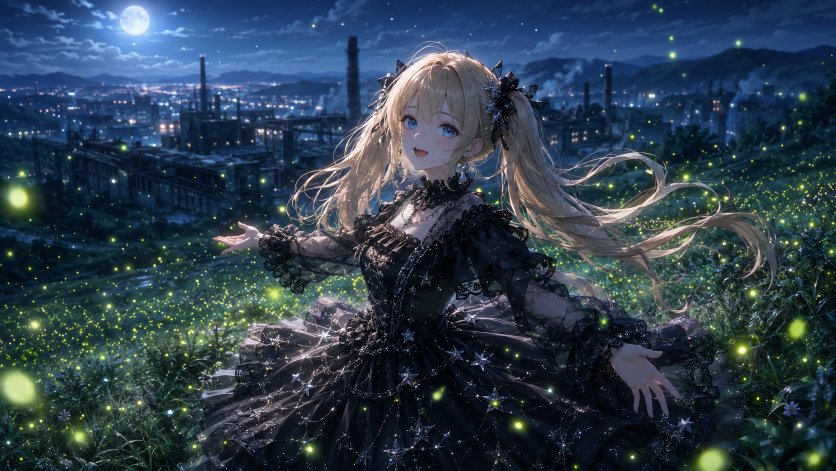
#> input picture shanchengxiaying/game/images/cg/cg_fireflies.png, 1672 x 941 px, found by its file name (shown at 1/2 size)
$ python make_title_bg.py
#> lines starting #> are read from the running program, lines starting #| are printed output that depends on the picture
"""
制作标题画面背景图：从 cg_fireflies.png 生成，叠加暗色渐变确保文字可读
"""
from PIL import Image, ImageDraw, ImageFilter, ImageFont
import os, math

SRC = r"D:\shanchengxiaying\shanchengxiaying\game\images\cg\cg_fireflies.png"
DST = r"D:\shanchengxiaying\shanchengxiaying\game\gui\main_menu.png"
DST_OVERLAY = r"D:\shanchengxiaying\shanchengxiaying\game\gui\overlay\main_menu.png"

# 打开原图
img = Image.open(SRC).convert('RGBA')
w, h = img.size
#> w = 1672; h = 941
print(f"Source: {w}x{h}")
#| Source: 1672x941

# 调整为 1280x720 (如果不等比例则裁剪中心)
target_w, target_h = 1280, 720

# 先裁剪为 16:9
src_ratio = w / h
#> src_ratio = 1.78
target_ratio = target_w / target_h

if src_ratio > target_ratio:
    # 原图更宽，裁剪左右
    new_w = int(h * target_ratio)
    offset = (w - new_w) // 2
    img = img.crop((offset, 0, offset + new_w, h))
else:
    # 原图更高，裁剪上下
    new_h = int(w / target_ratio)
#> new_h = 940
    offset = (h - new_h) // 2
#> offset = 0
    img = img.crop((0, offset, w, offset + new_h))
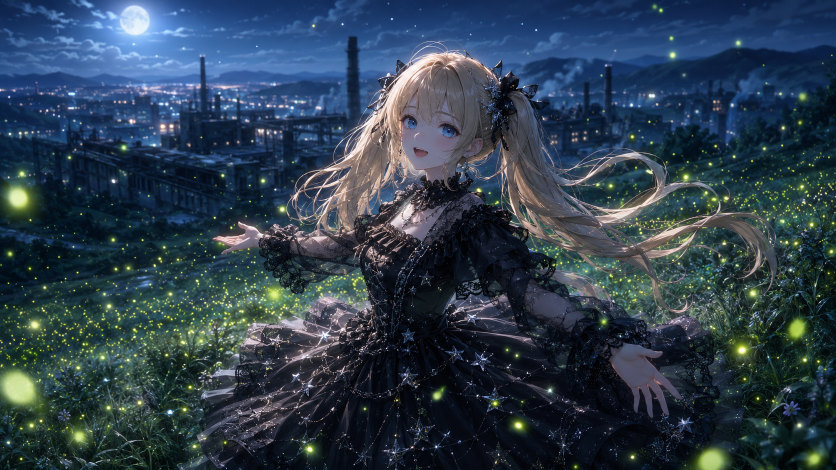
#> img: PIL image 1672x940 RGBA (shown at 1/2 size); mean R, G, B, A 46.5, 63.1, 78, 255

img = img.resize((target_w, target_h), Image.LANCZOS)
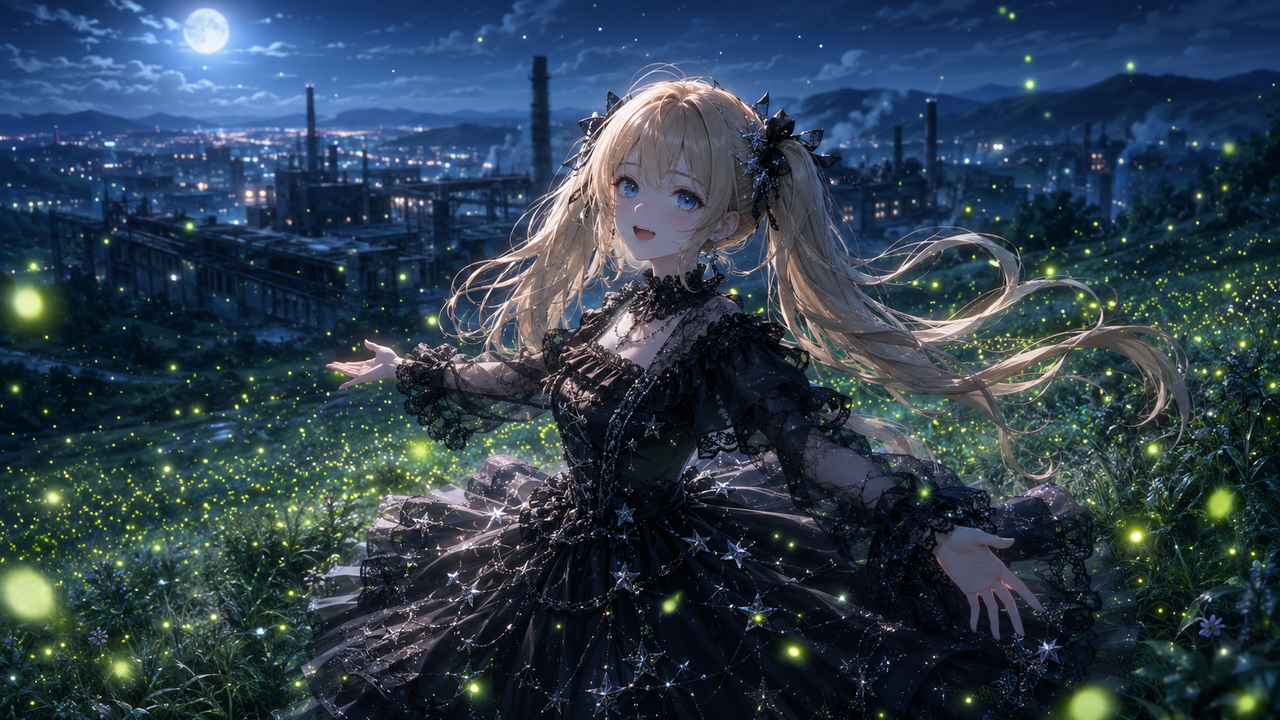
#> img: PIL image 1280x720 RGBA; mean R, G, B, A 46.5, 63.1, 78, 255
print(f"Resized to: {img.size}")
#| Resized to: (1280, 720)

# 覆盖一层半透明暗色渐变（底部深色区域供文字阅读）
overlay = Image.new('RGBA', (target_w, target_h), (0, 0, 0, 0))
#> overlay: PIL image 1280x720 RGBA; every value is 0
draw = ImageDraw.Draw(overlay)

# 从 y=400 到 y=720 渐变加深
for y in range(400, target_h):
    alpha = int(50 + 155 * (y - 400) / (target_h - 400))
    draw.line([(0, y), (target_w, y)], fill=(0, 0, 0, alpha))

# 顶部也加一点暗色（让标题更明显）
for y in range(0, 160):
    alpha = int(120 * (1 - y / 160))
    draw.line([(0, y), (target_w, y)], fill=(0, 0, 0, alpha))

img = Image.alpha_composite(img, overlay)
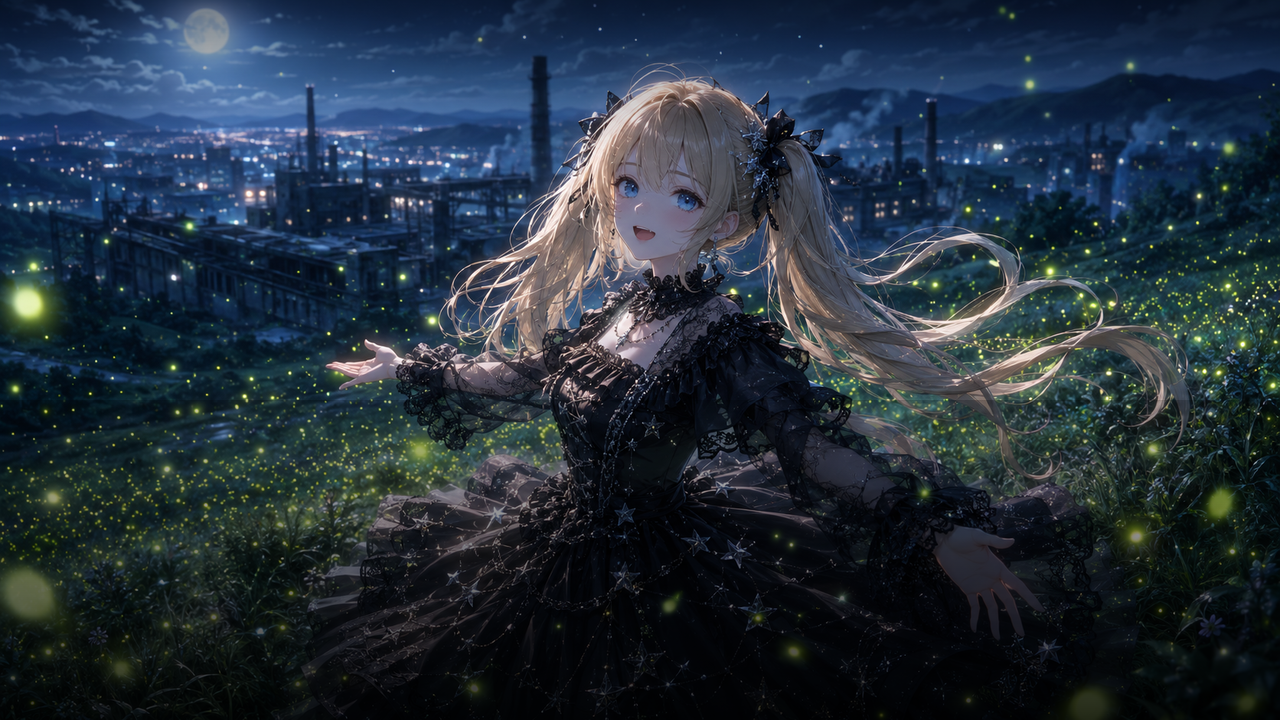
#> img: PIL image 1280x720 RGBA; mean R, G, B, A 36, 48.4, 60.4, 255

# 保存主背景
img.save(DST, 'PNG')
print(f"Saved: {DST}")

# 生成 overlay（左侧菜单框用半透明底）
overlay2 = Image.new('RGBA', (420, target_h), (0, 0, 0, 140))
overlay2.save(DST_OVERLAY, 'PNG')
print(f"Saved: {DST_OVERLAY}")

$ run again, with shanchengxiaying/game/images/cg/cg_all_night_work.png copied over shanchengxiaying/game/images/cg/cg_fireflies.png
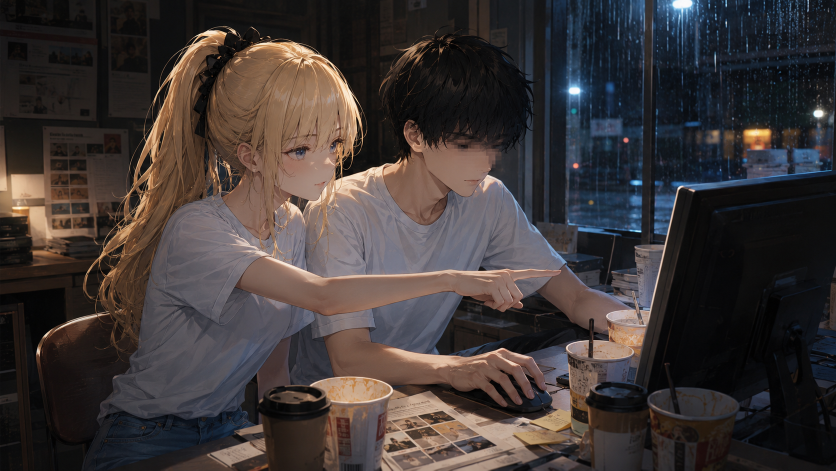
#> input picture shanchengxiaying/game/images/cg/cg_all_night_work.png, 1672 x 941 px, found by its file name (shown at 1/2 size)
#| Source: 1672x941
#> `img = img.resize((target_w, target_h), Image.LANCZOS)`:
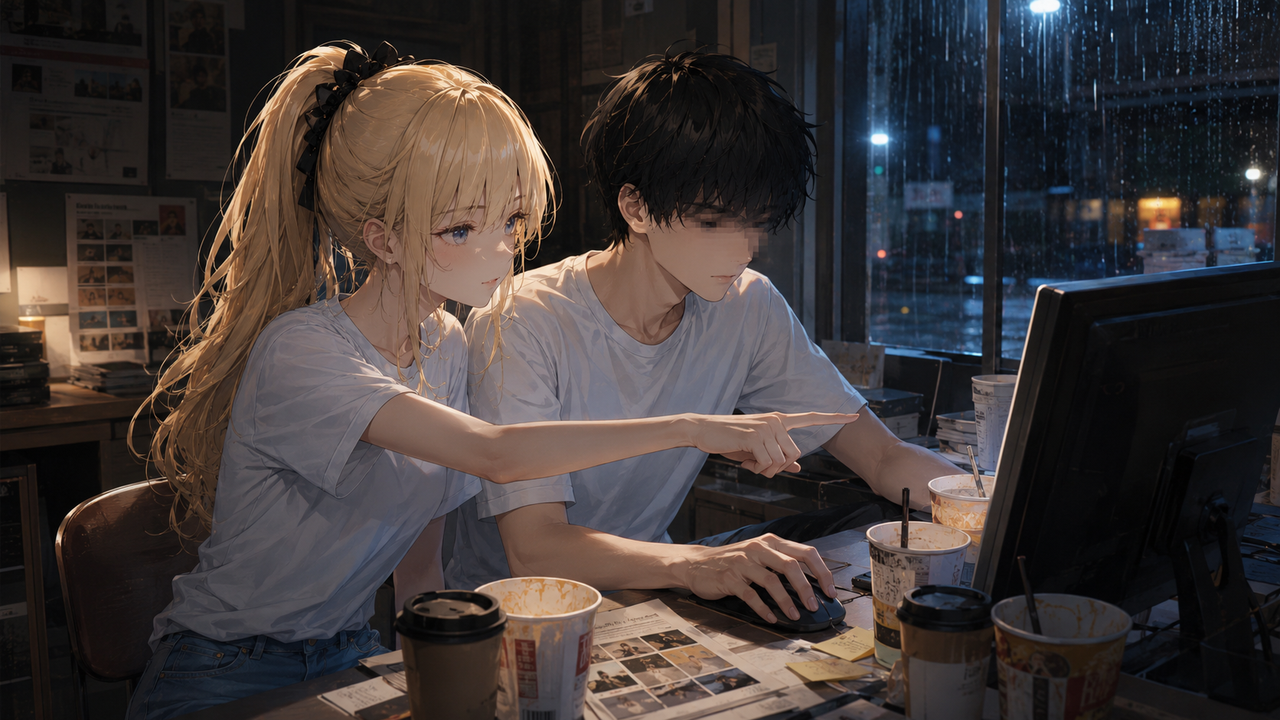
#> img: PIL image 1280x720 RGBA; mean R, G, B, A 63, 55.7, 54.7, 255
#| Resized to: (1280, 720)
#> overlay: PIL image 1280x720 RGBA; every value is 0
#> `img = Image.alpha_composite(img, overlay)`:
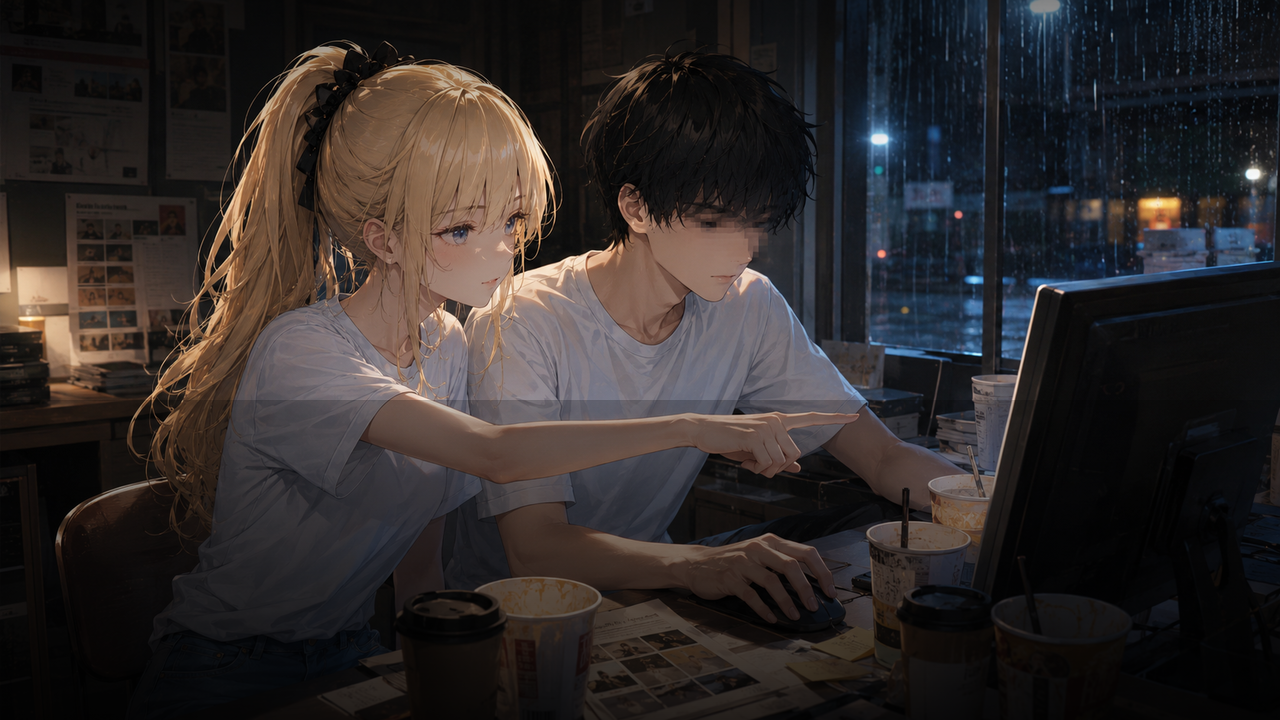
#> img: PIL image 1280x720 RGBA; mean R, G, B, A 47.2, 41.9, 41.1, 255

$ run again, with shanchengxiaying/game/images/cg/cg_birthday_gift.png copied over shanchengxiaying/game/images/cg/cg_fireflies.png
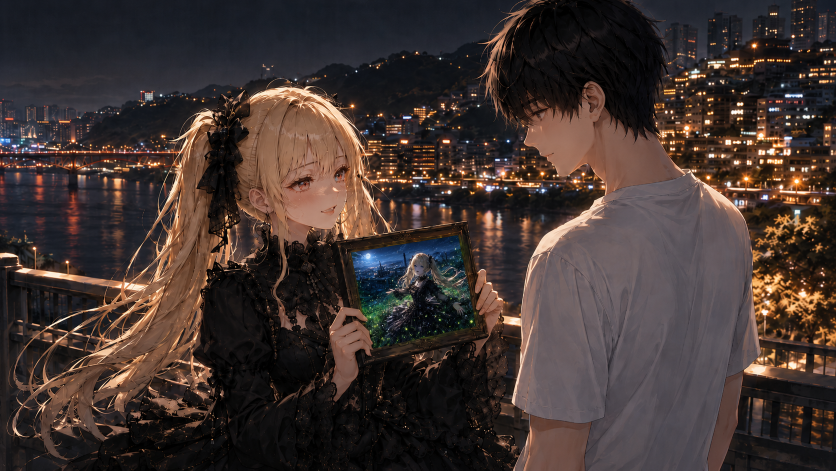
#> input picture shanchengxiaying/game/images/cg/cg_birthday_gift.png, 1672 x 941 px, found by its file name (shown at 1/2 size)
#| Source: 1672x941
#> `img = img.resize((target_w, target_h), Image.LANCZOS)`:
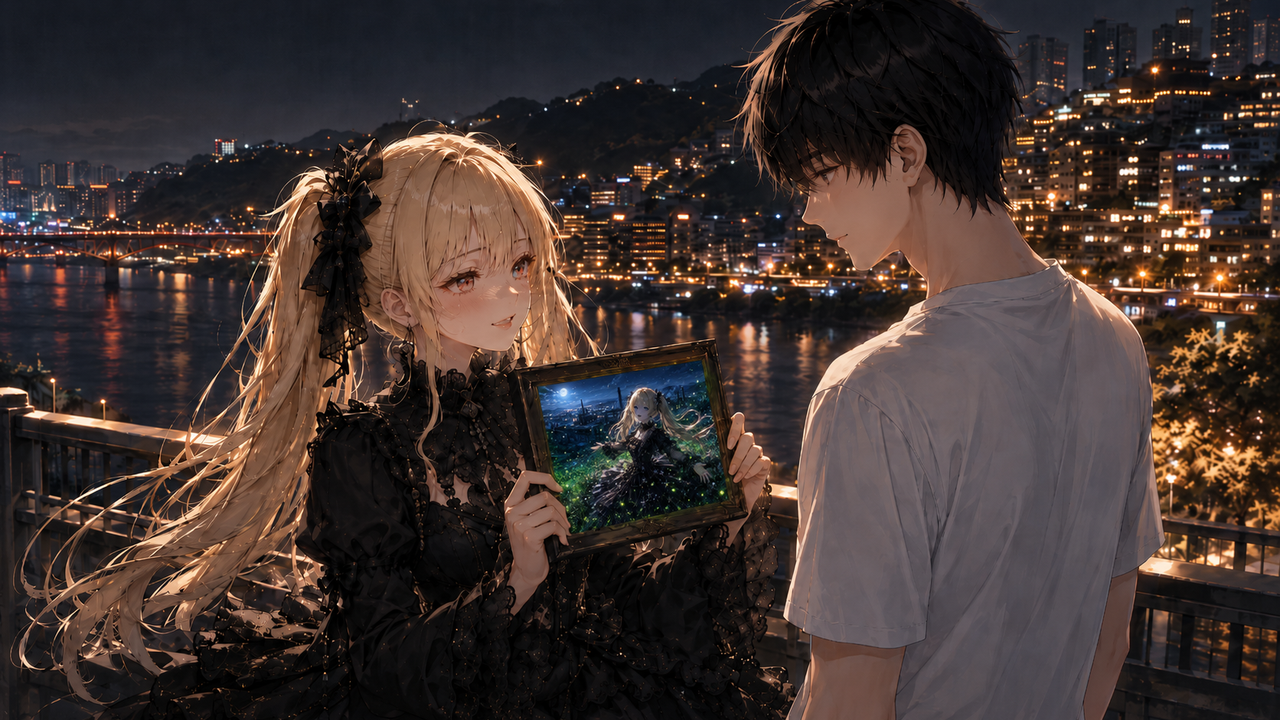
#> img: PIL image 1280x720 RGBA; mean R, G, B, A 65.6, 52.6, 48.9, 255
#| Resized to: (1280, 720)
#> overlay: PIL image 1280x720 RGBA; every value is 0
#> `img = Image.alpha_composite(img, overlay)`:
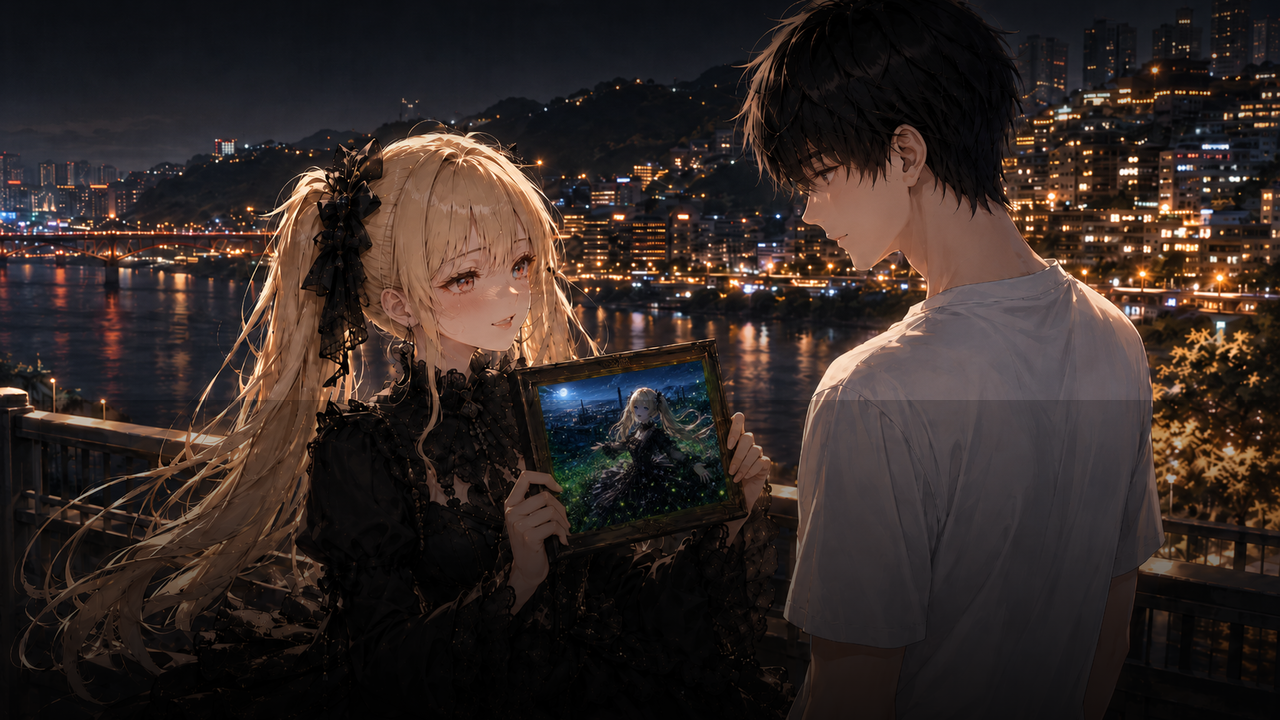
#> img: PIL image 1280x720 RGBA; mean R, G, B, A 51.1, 40.5, 37.2, 255

$ run again, with shanchengxiaying/game/images/cg/cg_ch5_confession.png copied over shanchengxiaying/game/images/cg/cg_fireflies.png
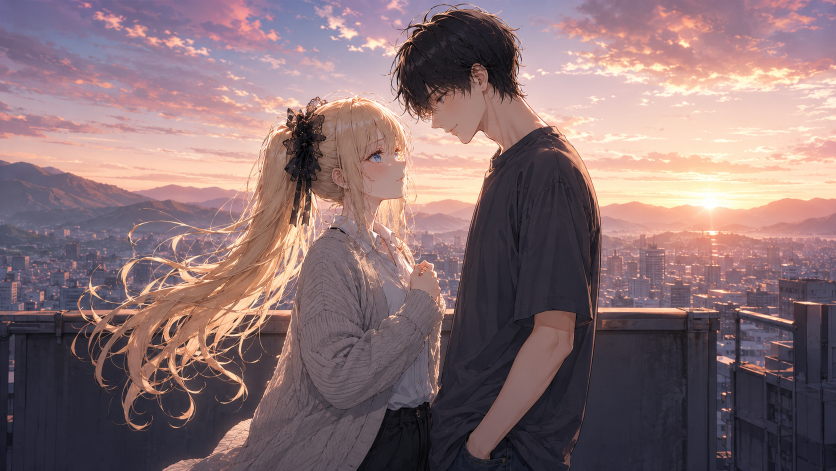
#> input picture shanchengxiaying/game/images/cg/cg_ch5_confession.png, 1672 x 941 px, found by its file name (shown at 1/2 size)
#| Source: 1672x941
#> `img = img.resize((target_w, target_h), Image.LANCZOS)`:
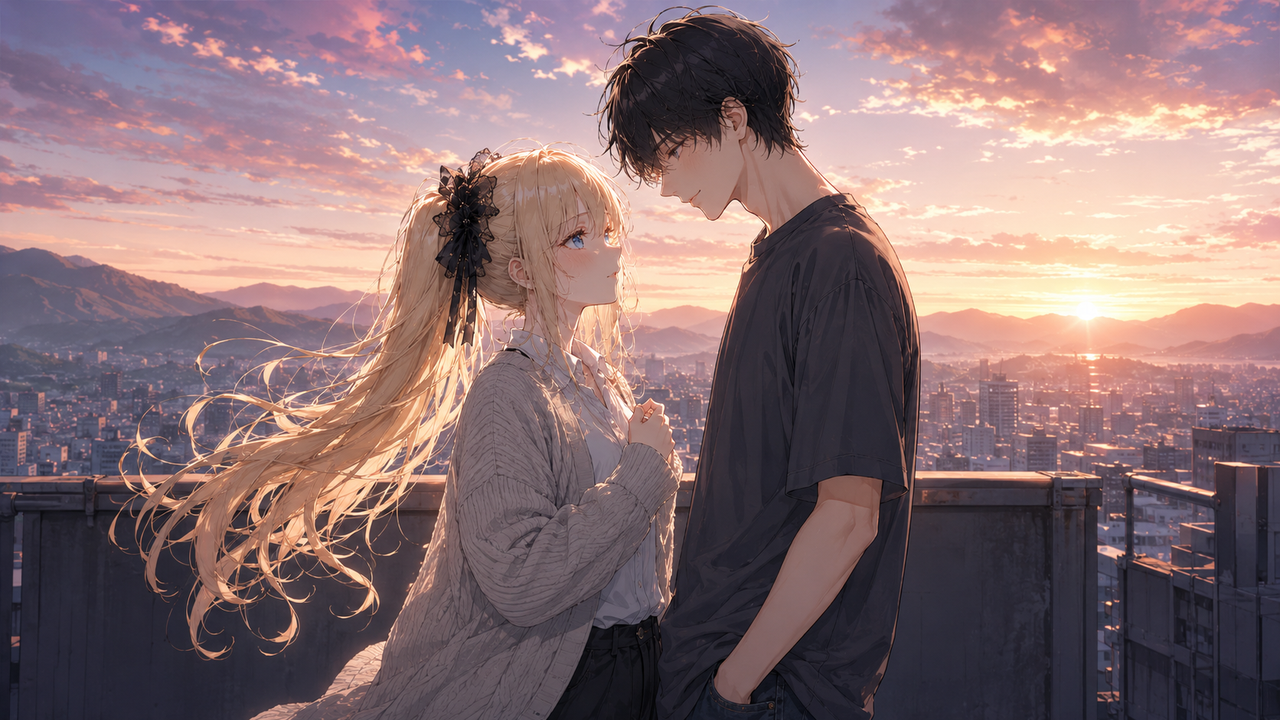
#> img: PIL image 1280x720 RGBA; mean R, G, B, A 136, 112, 115.2, 255
#| Resized to: (1280, 720)
#> overlay: PIL image 1280x720 RGBA; every value is 0
#> `img = Image.alpha_composite(img, overlay)`:
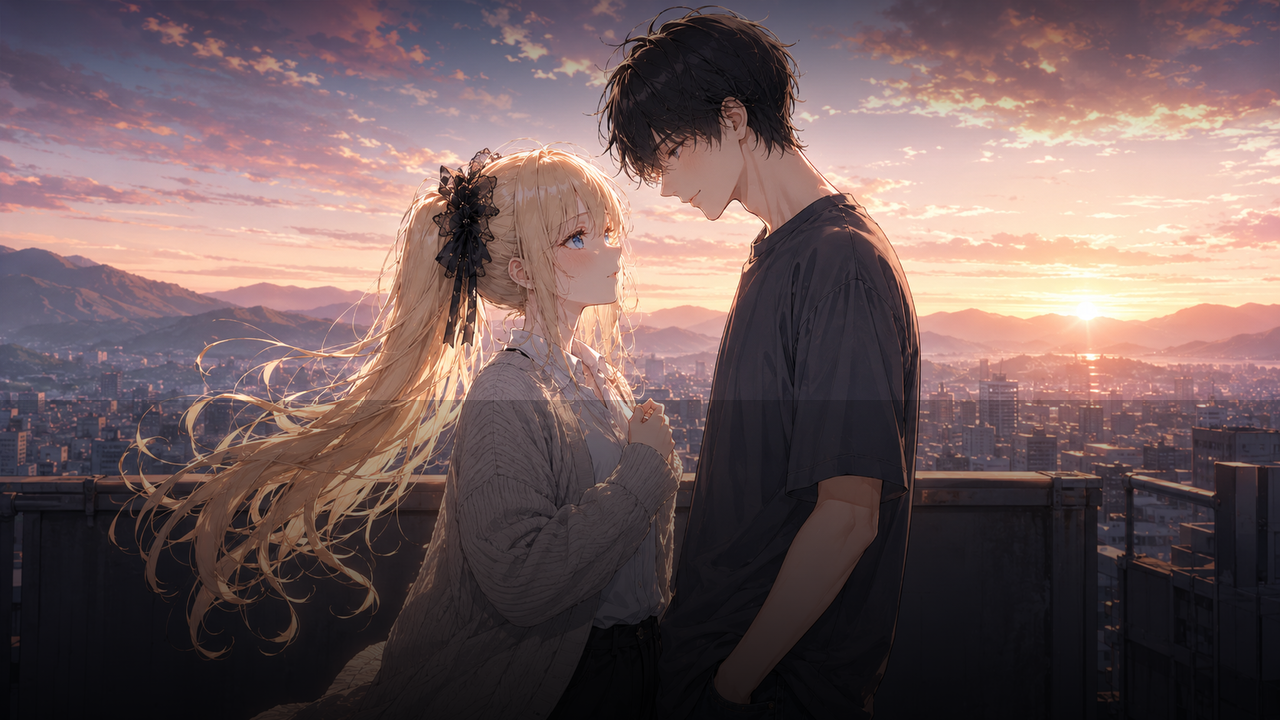
#> img: PIL image 1280x720 RGBA; mean R, G, B, A 111.2, 91.2, 91.7, 255
